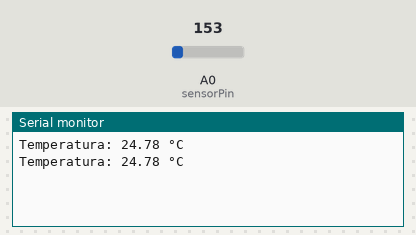
Bench run of a sketch on a simulated Arduino Uno, built with avr-gcc and run on an emulated ATmega328P. Shown: the last lines printed to the serial monitor. The test bench sets the inputs (shaded band); at power-on: A0 (sensorPin) = 153.

Above: at 1.8 s.
1.9 s: A0 (sensorPin) set to 165
At 2.8 s:
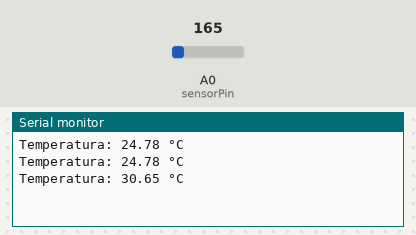
3.4 s: A0 (sensorPin) set to 175
At 4.8 s:
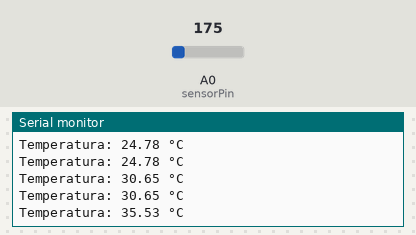
Timing chart, 0 to 6.4 s (numbered marks = the images above; inputs shaded):
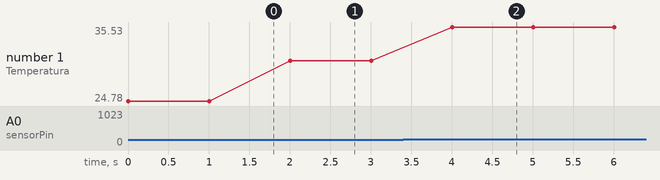

Measured:
- after the input at 1.9 s, the serial monitor: prints a new line after 0.10 s (image 1)
- after the input at 3.4 s, the serial monitor: prints a new line after 0.60 s (image 2)
- plotted number 1: 24.78 → 30.65 after the input at 1.9 s, 30.65 → 35.53 after the input at 3.4 s

The sketch:

atv41.ino
```cpp
int sensorPin = A0;   // pino do sensor no Arduino
float temperatura = 0;

void setup() {
  Serial.begin(9600);  // inicia comunicação serial
}

void loop() {
  int valorADC = analogRead(sensorPin);    // lê valor do pino A0 (0-1023)
  float tensao = (valorADC * 5.0) / 1023;  // converte para tensão (0-5V)

  // se for TMP36
  temperatura = (tensao - 0.5) * 100.0;

  // se for LM35, use: temperatura = tensao * 100.0;

  Serial.print("Temperatura: ");
  Serial.print(temperatura);
  Serial.println(" °C");

  delay(1000); // lê a cada 1 segundo
}
```
